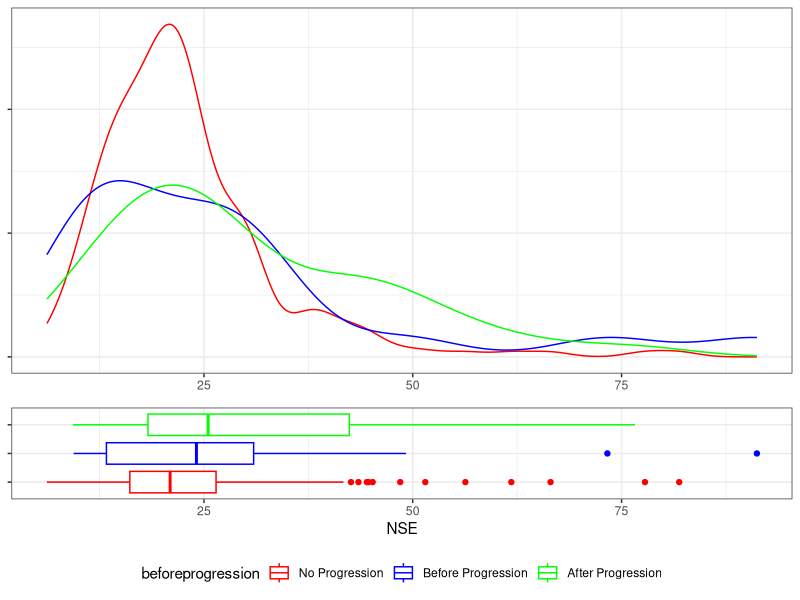
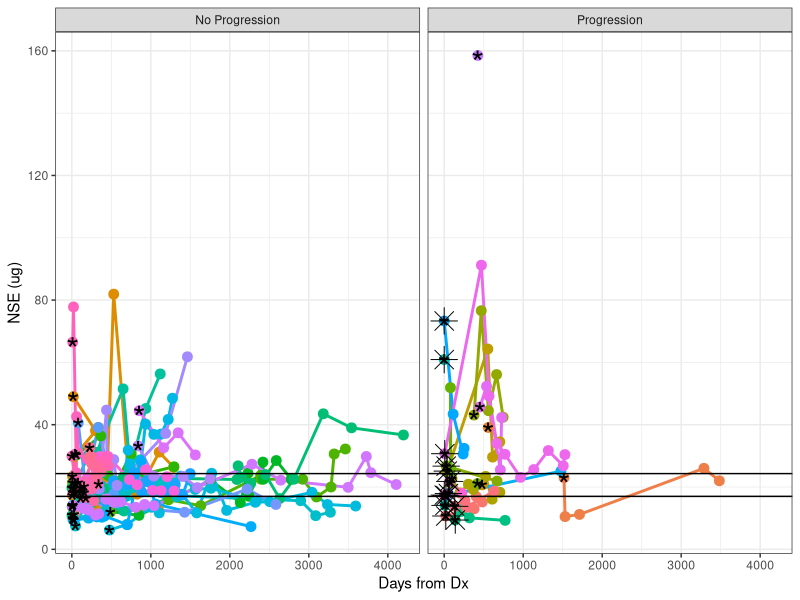
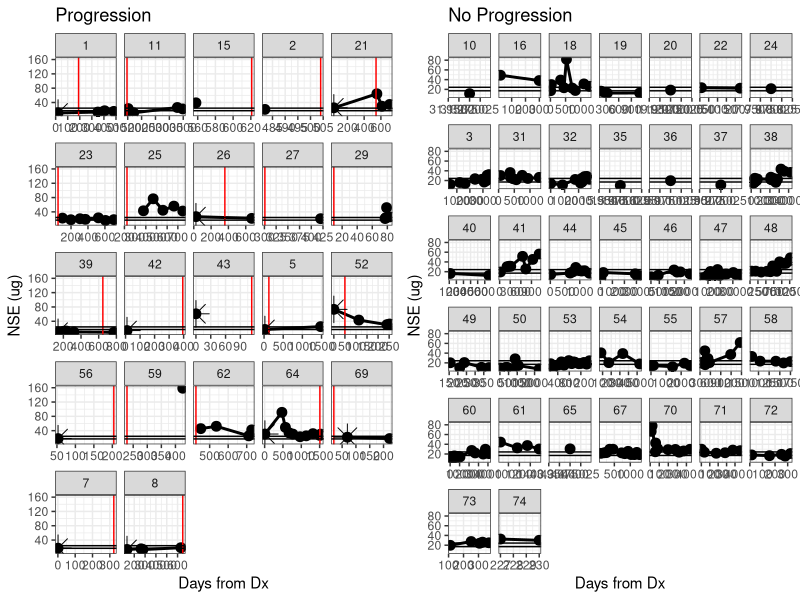
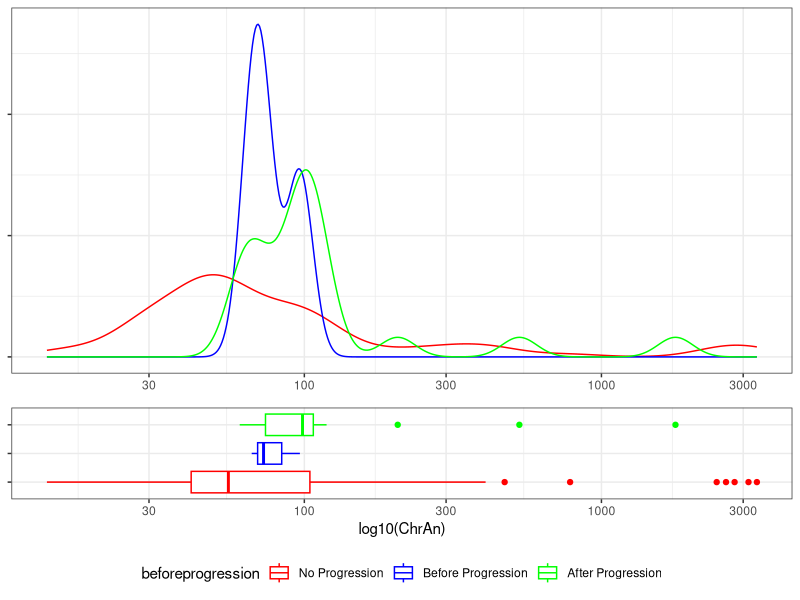

Write the R code that produced these figures, in order.
## ---- chunk 1
library(ggplot2)
library(reshape)
library(plyr)
library(RColorBrewer)
library(knitr)
library(xtable)
library(gridExtra)

options(xtable.type="html", xtable.caption.placement="top", xtable.include.row.names=FALSE)
opts_chunk$set(comment=NA, echo=FALSE, warning=FALSE, message=FALSE, error=FALSE, fig.width=10, fig.height=5)

## ---- chunk 2

data <- read.csv("data/2014-06-03_NSE_ChrA_all.csv",
                 colClasses=c("factor", "character", "numeric", "numeric", "numeric"))

metadata <- read.csv("data/2014-06-03_MCC_Dx_Px_dates.csv")

metadata.cols <- c("id", "mccdxdat", "progfree", "firstprg", "nse1date", "chrne1da")
metadata.use <- metadata[, metadata.cols]
metadata.use[metadata.use == ""] <- NA

data.merge <- merge(data, metadata.use, by.x="PtNum", by.y="id")

data.merge <- transform(data.merge,
                        Date=as.Date(Date, format="%m/%d/%Y"),
                        mccdxdat=as.Date(mccdxdat, format="%m/%d/%Y"),
                        progfree=as.Date(progfree, format="%m/%d/%Y"),
                        firstprg=as.Date(firstprg, format="%m/%d/%Y"),
                        nse1date=as.Date(nse1date, format="%m/%d/%Y"),
                        chrne1da=as.Date(chrne1da, format="%m/%d/%Y"))

data.merge <- transform(data.merge,
                        DateDays=difftime(Date, mccdxdat, units="days"),
                        
                        progfreedays=ifelse(is.na(progfree),
                                            difftime(firstprg, mccdxdat, units="days"),
                                            difftime(progfree, mccdxdat, unit="days")),
                        
                        firstprgdays=difftime(firstprg, mccdxdat, units="days"),
                        
                        DateWeeks=difftime(Date, mccdxdat, units="weeks"),

                        progfreeweeks=ifelse(is.na(progfree),
                                             difftime(firstprg, mccdxdat, units="weeks"),
                                             difftime(progfree, mccdxdat, unit="weeks")),
                        
                        progressed=factor(is.na(firstprg),
                                           levels=c(TRUE, FALSE),
                                           labels=c("No Progression", "Progression"),
                                           ordered=TRUE),
                        
                        closestnsedate=Date == nse1date,
                        closestchradate=Date == chrne1da
                        )

beforeprogression <- with(data.merge, Date <= firstprg)
beforeprogression[is.na(beforeprogression)] <- "No Progression"

data.merge$beforeprogression <- factor(beforeprogression,
                                       levels=c("No Progression", TRUE, FALSE),
                                       labels=c("No Progression", "Before Progression", "After Progression"),
                                       ordered=TRUE)

head(data.merge[, c("beforeprogression", "progressed", "progfree", "firstprg", "firstprgdays")])

## ---- chunk 3
summary(data.merge$NSE)
## ---- chunk 4
tbl <- ddply(data.merge, .(beforeprogression), function(x) quantile(x$NSE, probs=c(0, 0.25, 0.5, 0.75, 1), na.rm=TRUE))
colnames(tbl)[1] <- "Progression status"
# tbl <- tbl[1:3, ]
xtbl <- xtable(tbl)
print(xtbl)
## ---- chunk 5
nse.cutpoints <- data.frame(y=c(17, 24.3))

pointspersample <- ddply(data.merge, .(PtNum), nrow)
samples.keep <- subset(pointspersample, V1 > 3)$PtNum
# samples.keep <- c(18, 31, 38, 53, 64, 8)

plot.data <- subset(data.merge, !is.na(NSE) & as.numeric(DateDays) >= 0 & PtNum %in% samples.keep)

p1 <- ggplot(plot.data, aes(x=NSE, group=beforeprogression, color=beforeprogression))
p1 <-p1 + geom_density()
p1 <- p1 + scale_color_manual(values=c("red", "blue", "green"))
p1 <- p1 + theme_bw()
p1 <- p1 + theme(axis.text.y=element_blank(), axis.title.y=element_blank(),
                 axis.title.x=element_blank(), legend.position="none")

p2 <- ggplot(plot.data, aes(y=NSE, x=beforeprogression, color=beforeprogression))
p2 <-p2 + geom_boxplot()
p2 <- p2 + scale_color_manual(values=c("red", "blue", "green"))
p2 <- p2 + coord_flip()

p2 <- p2 + theme_bw()
p2 <- p2 + theme(axis.text.y=element_blank(), axis.title.y=element_blank(), legend.position="bottom")

grid.arrange(p1, p2, nrow=2, heights = unit(c(2,1), "null"))
## ---- chunk 6
nse.cutpoints <- data.frame(y=c(17, 24.3))

# pointspersample <- ddply(data.merge, .(PtNum), nrow)
# samples.keep <- subset(pointspersample, V1 > 3)$PtNum
# samples.keep <- c(18, 31, 38, 53, 64, 8)
samples.keep <- metadata$id

plot.data <- subset(data.merge, !is.na(NSE) & as.numeric(DateDays) >= 0 & PtNum %in% samples.keep)

p <- ggplot(plot.data, aes(x=as.numeric(DateDays), y=NSE, group=PtNum))
p <- p + geom_line(aes(color=PtNum), size=1)
p <- p + geom_point(aes(color=PtNum), size=3)
# p <- p + facet_wrap(~ PtNum)

# Get the first point to highlight
min.plot.data <- ddply(plot.data, .(PtNum), function(x) x[which(min(x$Date) == x$Date), ])
p <- p + geom_point(data=min.plot.data, aes(x=as.numeric(DateDays), y=NSE, group=PtNum), shape="*", size=8)

# get the closest test date to progression
closest.prog <- subset(plot.data, closestnsedate & progressed == "Progression")
p <- p + geom_point(data=closest.prog, aes(x=as.numeric(DateDays), y=NSE, group=PtNum), shape=8, size=6)

# Draw cutpoints
p <- p + geom_hline(data=nse.cutpoints, aes(yintercept=y))

p <- p + facet_grid(~ progressed)

p <- p + labs(x="Days from Dx", y="NSE (ug)")
p <- p + theme_bw()
p <- p + theme(legend.position="none")
print(p)
## ---- chunk 7

plot.nse <- function(plot.data, nsecutpoints, title=NA, ...) {
p <- ggplot(plot.data, aes(x=as.numeric(DateDays), y=NSE, group=PtNum))
p <- p + geom_line(size=1)
p <- p + geom_point( size=3)

# mark the date of progression, if it exists
prog.data <- unique(subset(plot.data, !is.na(firstprgdays))[, c("PtNum", "firstprgdays")])
p <- p + geom_vline(data=prog.data, aes(xintercept=as.numeric(firstprgdays)), color="red")
# p <- p + geom_point(data=min.plot.data, aes(x=as.numeric(DateDays), y=NSE, group=PtNum), shape="*", size=8, color="red")

# get the closest test date to progression
closest.prog <- subset(plot.data, closestnsedate & progressed == "Progression")
p <- p + geom_point(data=closest.prog, aes(x=as.numeric(DateDays), y=NSE, group=PtNum), shape=8, size=6)

# Draw cutpoints
p <- p + geom_hline(data=nse.cutpoints, aes(yintercept=y))

p <- p + facet_wrap(~ PtNum, scale="free_x")
p <- p + labs(x="Days from Dx", y="NSE (ug)", title=title)

p <- p + theme_bw()
p <- p + theme(legend.position="none")

p

}

## ---- chunk 8
# pointspersample <- ddply(data.merge, .(PtNum), nrow)
# samples.keep <- subset(pointspersample, V1 > 3)$PtNum
# samples.keep <- c(18, 31, 38, 53, 64, 8)
samples.keep <- metadata$id
plot.data <- subset(data.merge, !is.na(NSE) & as.numeric(DateDays) >= 0 & PtNum %in% samples.keep)

p.progressed <- plot.nse(subset(plot.data, progressed == "Progression"), nse.cutpoints, title="Progression")
p.noprogressed <- plot.nse(subset(plot.data, progressed == "No Progression"), nse.cutpoints, title="No Progression")

grid.arrange(p.progressed, p.noprogressed, ncol=2)

## ---- chunk 9
# Change the ChrA levels to factors
chra.old.cutpoints <- c(0, 25, 53.75, 1000)
chra.new.cutpoints <- c(0, 84.7, 105.65, 1000)

data.merge.chra <- transform(data.merge,
                             ChrAo.cut=cut(ChrAo, breaks=chra.old.cutpoints, 
                                           labels=c("WNL", "above normal", "high"),
                                           ordered_result=TRUE),
                             ChrAn.cut=cut(ChrAn, breaks=chra.new.cutpoints,
                                           labels=c("WNL", "above normal", "high"),
                                           ordered_result=TRUE)
                             )

## ---- chunk 10
tbl <- with(data.merge.chra, table(ChrAo.cut, ChrAn.cut, useNA='always'))

rownames(tbl)[nrow(tbl)] <- "NA"
colnames(tbl)[ncol(tbl)] <- "NA"

xtbl <- xtable(tbl, include.rownames=FALSE)

print(xtbl)

## ---- chunk 11
#pointspersample <- ddply(data.merge, .(PtNum), function (x) sum(!is.na(x$ChrAn)))
# samples.keep <- subset(pointspersample, V1 > 3)$PtNum
# samples.keep <- c(18, 31, 38, 53, 64, 8)
samples.keep <- metadata$id

plot.data <- subset(data.merge, !is.na(ChrAn) & as.numeric(DateDays) >= 0 & PtNum %in% samples.keep)

p1 <- ggplot(plot.data, aes(x=ChrAn, group=beforeprogression, color=beforeprogression))
p1 <-p1 + geom_density()
p1 <- p1 + scale_x_log10()
p1 <- p1 + scale_color_manual(values=c("red", "blue", "green"))
p1 <- p1 + theme_bw()
p1 <- p1 + theme(axis.text.y=element_blank(), axis.title.y=element_blank(),
                 axis.title.x=element_blank(), legend.position="none")

p2 <- ggplot(plot.data, aes(y=ChrAn, x=beforeprogression, color=beforeprogression))
p2 <- p2 + scale_y_log10()
p2 <-p2 + geom_boxplot()
p2 <- p2 + scale_color_manual(values=c("red", "blue", "green"))
p2 <- p2 + coord_flip()

p2 <- p2 + theme_bw()
p2 <- p2 + theme(axis.text.y=element_blank(), axis.title.y=element_blank(), legend.position="bottom")
p2 <- p2 + labs(y="log10(ChrAn)")

grid.arrange(p1, p2, nrow=2, heights = unit(c(2,1), "null"))
## ---- chunk 12
tbl <- ddply(data.merge, .(beforeprogression), function(x) quantile(x$ChrAn, probs=c(0, 0.25, 0.5, 0.75, 1), na.rm=TRUE))
colnames(tbl)[1] <- "Progression status"
# tbl <- tbl[1:3, ]
xtbl <- xtable(tbl)
print(xtbl)
